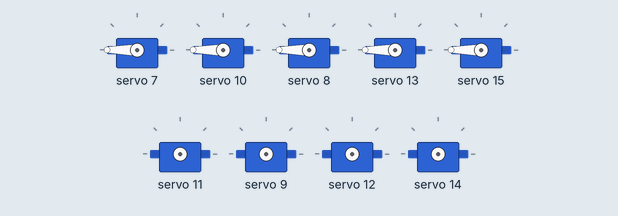
This sketch was run on a simulated Arduino Uno, built with avr-gcc and run on an emulated ATmega328P. Shown: 9 × servo. At 31.2 s the program stops and its outputs stay as they are.

Above: at 3.1 s.
Timing chart, 0 to 4.6 s (numbered marks = the images above):
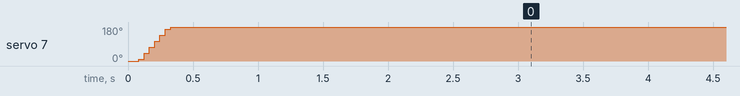

The sketch:

Car_run.ino
```cpp
// (licence header left out)
#include <Wire.h>
#include "Adafruit_PWMServoDriver.h"
Adafruit_PWMServoDriver pwm = Adafruit_PWMServoDriver(0x40);

/**
* Function       setup
* @author        liusen
* @date          2017.07.25
* @brief         Initial configuration
* @param[in]     void
* @retval        void
* @par History   no
*/
void setup()
{
   pwm.begin();
   pwm.setPWMFreq(60);  // Analog servos run at ~60 Hz updates
   LOGO_breathing_light(255, 40, 5);   //Gradually light the blue light of the Yhaboom_LOGO
}

/**
* Function       LOGO_light(brightness,time,increament)
* @author        wusicaijuan
* @date          2019.06.26
* @brief         LOGO_light
* @param[in1]    brightness
* @param[in2]    time
* @param[in3]    increament
* @param[out]    void
* @retval        void
* @par History   no
*/
void LOGO_breathing_light(int brightness, int time, int increament)
{
  if (brightness < 0)
  {
    brightness = 0;
  }
  if (brightness > 255)
  {
    brightness = 255;
  }
  for (int b = 0; b < brightness; b += increament)
  {
    int newb = map(b, 0, 255, 0, 4095);
    pwm.setPWM(7, 0, newb);
    delay(time);
  }
}

/**
* Function       run
* @author        wusicaijuan
* @date          2019.06.25
* @brief         Car_advance
* @param[in]     Speed
* @param[out]    void
* @retval        void
* @par History   no
*/
void run(int Speed)
{
  Speed = map(Speed, 0, 255, 0, 4095);
  pwm.setPWM(10, 0, Speed); //Right front wheel Forward
  pwm.setPWM(11, 0, 0);
  pwm.setPWM(8, 0, Speed); //Right rear wheel Forward
  pwm.setPWM(9, 0, 0);

  pwm.setPWM(13, 0, Speed); //Left front wheel Forward
  pwm.setPWM(12, 0, 0);
  pwm.setPWM(15, 0, Speed); //Left rear wheel Forward
  pwm.setPWM(14, 0, 0);
}

/**
* Function       back
* @author        wusicaijuan
* @date          2019.06.25
* @brief         Car_back
* @param[in]     Speed
* @param[out]    void
* @retval        void
* @par History   no
*/
void back(int Speed)
{
  Speed = map(Speed, 0, 255, 0, 4095);
  pwm.setPWM(10, 0, 0);
  pwm.setPWM(11, 0, Speed); //Right front wheel Reverse
  pwm.setPWM(8, 0, 0);
  pwm.setPWM(9, 0, Speed);  //Right rear wheel Reverse

  pwm.setPWM(13, 0, 0);
  pwm.setPWM(12, 0, Speed);  //Left front wheel Reverse
  pwm.setPWM(15, 0, 0);
  pwm.setPWM(14, 0, Speed);  //Left rear wheel Reverse
}

/**
* Function       brake
* @author        wusicaijuan
* @date          2019.06.25
* @brief         brake
* @param[in]     void
* @param[out]    void
* @retval        void
* @par History   no
*/
void brake()
{
  pwm.setPWM(8, 0, 0);    //Right front wheel Stop
  pwm.setPWM(9, 0, 0);
  pwm.setPWM(11, 0, 0);
  pwm.setPWM(10, 0, 0);

  pwm.setPWM(12, 0, 0);   //Left front wheel Stop
  pwm.setPWM(13, 0, 0);
  pwm.setPWM(14, 0, 0);
  pwm.setPWM(15, 0, 0);
}

/**
* Function       left
* @author        wusicaijuan
* @date          2019.06.26
* @brief         turn left(Left wheel stop，Right wheel advance)
* @param[in]     Speed
* @param[out]    void
* @retval        void
* @par History   no
*/
void left(int Speed)
{
  Speed = map(Speed, 0, 255, 0, 4095);
  pwm.setPWM(10, 0, Speed);     //Right front wheel Reverse
  pwm.setPWM(11, 0, 0);
  pwm.setPWM(8, 0, Speed);      //Right rear wheel Reverse
  pwm.setPWM(9, 0, 0);

  pwm.setPWM(13, 0, 0);         //Left front wheel Stop
  pwm.setPWM(12, 0, 0);
  pwm.setPWM(15, 0, 0);
  pwm.setPWM(14, 0, 0);
}

/**
* Function       right
* @author        wusicaijuan
* @date          2019.06.26
* @brief         turn right (Left wheel advance，Right wheel stop)
* @param[in]     Speed
* @param[out]    void
* @retval        void
* @par History   no
*/
void right(int Speed)
{
  Speed = map(Speed, 0, 255, 0, 4095);
  pwm.setPWM(10, 0, 0);        //Right front wheel Stop
  pwm.setPWM(11, 0, 0);
  pwm.setPWM(8, 0, 0);
  pwm.setPWM(9, 0, 0);

  pwm.setPWM(13, 0, Speed);    //Left front wheel Reverse
  pwm.setPWM(12, 0, 0);
  pwm.setPWM(15, 0, Speed);    //Left rear wheel Reverse
  pwm.setPWM(14, 0, 0);
}

/**
* Function       spin_left
* @author        wusicaijuan
* @date          2019.06.25
* @brief         spin_left(Left wheel back，Right wheel advance)
* @param[in]     Speed
* @param[out]    void
* @retval        void
* @par History   no
*/
void spin_left(int Speed)
{
  Speed = map(Speed, 0, 255, 0, 4095);
  pwm.setPWM(10, 0, Speed);      //Right front wheel Forword
  pwm.setPWM(11, 0, 0);
  pwm.setPWM(8, 0, Speed);       //Right rear wheel Forword
  pwm.setPWM(9, 0, 0);

  pwm.setPWM(13, 0, 0);
  pwm.setPWM(12, 0, Speed);      //Left front wheel Back
  pwm.setPWM(15, 0, 0);
  pwm.setPWM(14, 0, Speed);      //Left rear wheel Back
}

/**
* Function       spin_right
* @author        wusicaijuan
* @date          2019.06.25
* @brief         spin_right(Left wheel advance，Right wheel back)
* @param[in]     Speed
* @param[out]    void
* @retval        void
* @par History   no
*/
void spin_right(int Speed)
{
  Speed = map(Speed, 0, 255, 0, 4095);
  pwm.setPWM(10, 0, 0);
  pwm.setPWM(11, 0, Speed);    //Right front wheel Back
  pwm.setPWM(8, 0, 0);
  pwm.setPWM(9, 0, Speed);     //Right rear wheel Back

  pwm.setPWM(13, 0, Speed);    //Left front wheel Forword
  pwm.setPWM(12, 0, 0);
  pwm.setPWM(15, 0, Speed);    //Left rear wheel Forword
  pwm.setPWM(14, 0, 0);
}

/**
* Function       loop
* @author        Cindy
* @date          2019.07.30
* @brief         main fuction
* @param[in]     void
* @retval        void
* @par History   no
*/
void loop()
{
    delay(1000);
    while(1)
    {
       run(150);     //This speed can be adjusted by yourslef
       delay(1000);
       brake();
       delay(1000);
       back(150);    //This speed can be adjusted by yourslef
       delay(1000);
       brake();
       delay(1000);
       left(100);    //This speed can be adjusted by yourslef
       delay(1000);
       brake();
       delay(1000);
       right(100);    //This speed can be adjusted by yourslef
       delay(1000);
       brake();
       delay(1000);
       spin_left(100);  //This speed can be adjusted by yourslef
       delay(1000);
       brake();
       delay(1000);
       spin_right(100);  //This speed can be adjusted by yourslef
       delay(1000);
       brake();
       delay(1000);
    }
}
```
